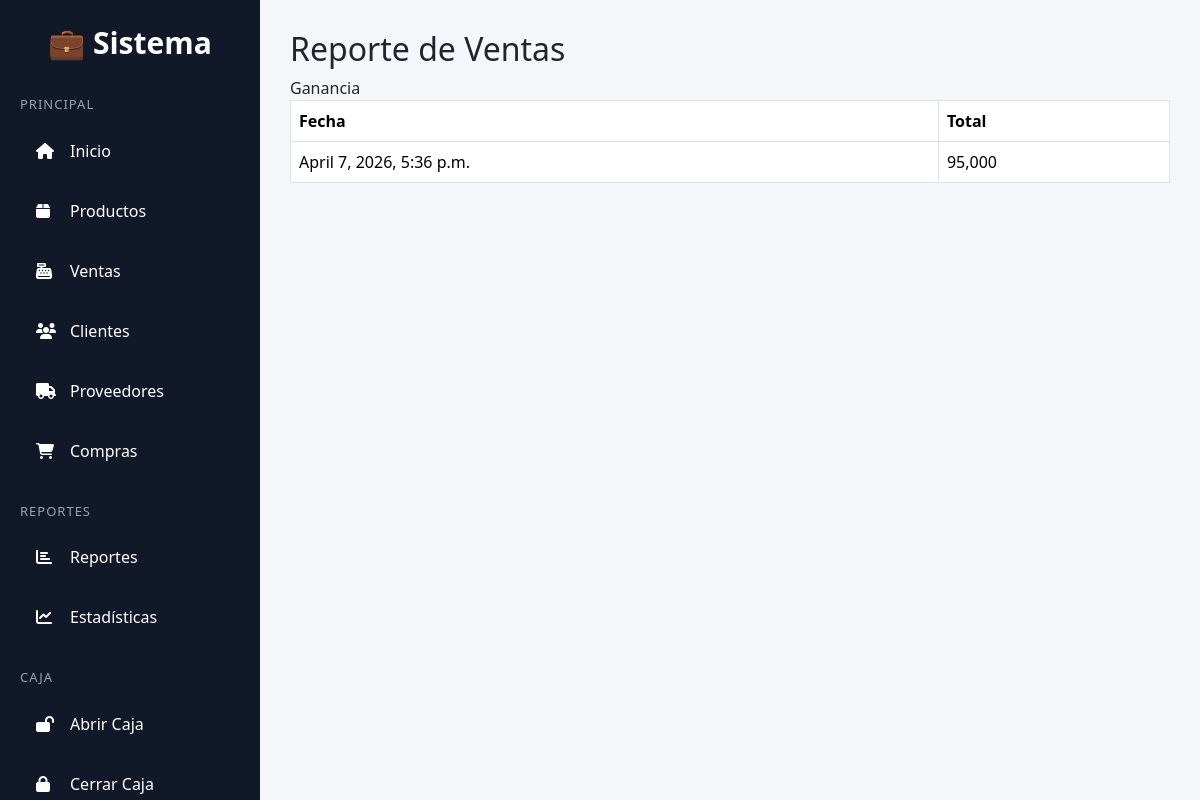
Before: /ventas/reporte/ (signed in) with the older database file.
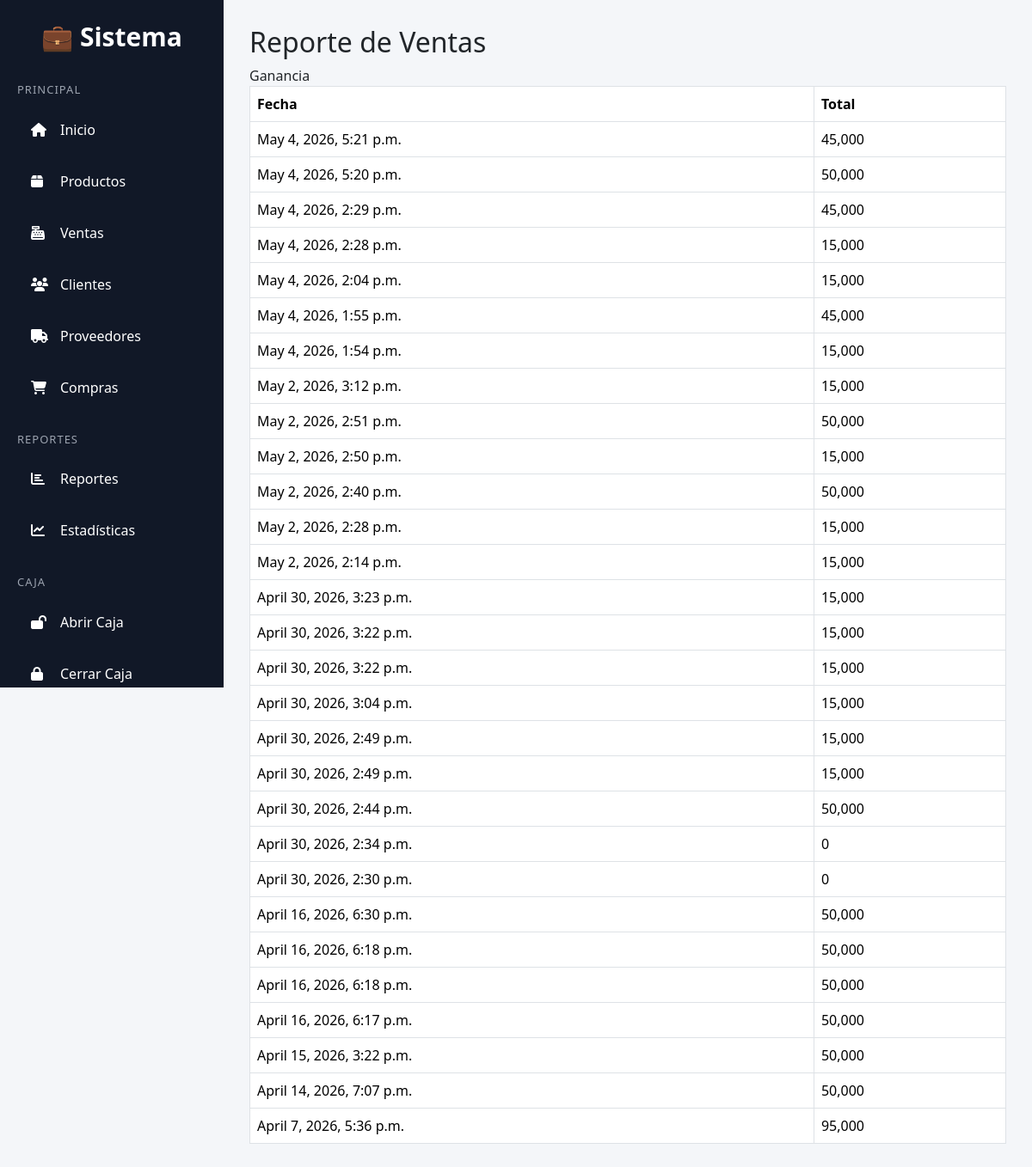
After: the same page with the newer database file.
### ventas/models.py (models this page shows, shortened)
class Venta(models.Model):
    cliente = models.ForeignKey(
        "productos.Cliente", on_delete=models.SET_NULL, null=True, blank=True
    )
    negocio = models.ForeignKey(Negocio, on_delete=models.CASCADE)
    caja = models.ForeignKey("Caja", on_delete=models.SET_NULL, null=True, blank=True)
    numero_factura = models.CharField(max_length=50, blank=True)
    timbrado = models.CharField(max_length=50, default="12345678")
    fecha = models.DateTimeField(auto_now_add=True)
    total = models.DecimalField(max_digits=10, decimal_places=0)
    ganancia = models.IntegerField(default=0)
    TIPO_PAGO = [
        ("efectivo", "Efectivo"),
        ("transferencia", "Transferencia"),
    ]
    tipo_pago = models.CharField(max_length=20, choices=TIPO_PAGO, default="efectivo")
    pago = models.FloatField(default=0)
    vuelto = models.FloatField(default=0)

### ventas/views.py (the view)
# urls.py: path("reporte/", reporte_ventas, name="reporte"),
@login_required
def reporte_ventas(request):
    negocio = Negocio.objects.filter(usuarios=request.user).first()
    ventas = Venta.objects.filter(negocio=negocio).order_by("-fecha")
    total_vendido = ventas.aggregate(Sum("total"))["total__sum"] or 0
    total_ganancia = ventas.aggregate(Sum("ganancia"))["ganancia__sum"] or 0
    return render(
        request,
        "reporte.html",
        {
            "ventas": ventas,
            "total_vendido": total_vendido,
            "total_ganancia": total_ganancia,
        },
    )

### templates/reporte.html (shortened to what this page needs)
{% extends "base.html" %}
{% block content %}
<h2>Reporte de Ventas</h2>
<th>Ganancia</th>
<table class="table table-bordered">
    <tr>
        <th>Fecha</th>
        <th>Total</th>
    </tr>
    {% for v in ventas %}
    <tr>
        <td>{{ v.fecha }}</td>
        <td>{{ v.total }}</td>
    </tr>
    {% endfor %}
</table>
{% endblock %}

Changed rows visible on the page:
added Venta: fecha "May 4, 2026, 5:21 p.m.", total "45,000"
added Venta: fecha "May 4, 2026, 5:20 p.m.", total "50,000"
added Venta: fecha "May 4, 2026, 2:29 p.m.", total "45,000"
added Venta: fecha "May 4, 2026, 2:28 p.m.", total "15,000"
added Venta: fecha "May 4, 2026, 2:04 p.m.", total "15,000"
added Venta: fecha "May 4, 2026, 1:55 p.m.", total "45,000"
added Venta: fecha "May 4, 2026, 1:54 p.m.", total "15,000"
added Venta: fecha "May 2, 2026, 3:12 p.m.", total "15,000"
added Venta: fecha "May 2, 2026, 2:51 p.m.", total "50,000"
added Venta: fecha "May 2, 2026, 2:50 p.m.", total "15,000"
added Venta: fecha "May 2, 2026, 2:40 p.m.", total "50,000"
added Venta: fecha "May 2, 2026, 2:28 p.m.", total "15,000"
added Venta: fecha "May 2, 2026, 2:14 p.m.", total "15,000"
added Venta: fecha "April 30, 2026, 3:23 p.m.", total "15,000"
added Venta: fecha "April 30, 2026, 3:22 p.m.", total "15,000"
added Venta: fecha "April 30, 2026, 3:22 p.m.", total "15,000"
added Venta: fecha "April 30, 2026, 3:04 p.m.", total "15,000"
added Venta: fecha "April 30, 2026, 2:49 p.m.", total "15,000"
added Venta: fecha "April 30, 2026, 2:49 p.m.", total "15,000"
added Venta: fecha "April 30, 2026, 2:44 p.m.", total "50,000"
added Venta: fecha "April 30, 2026, 2:34 p.m.", total "0"
added Venta: fecha "April 30, 2026, 2:30 p.m.", total "0"
added Venta: fecha "April 16, 2026, 6:30 p.m.", total "50,000"
added Venta: fecha "April 16, 2026, 6:18 p.m.", total "50,000"
added Venta: fecha "April 16, 2026, 6:18 p.m.", total "50,000"
added Venta: fecha "April 16, 2026, 6:17 p.m.", total "50,000"
added Venta: fecha "April 15, 2026, 3:22 p.m.", total "50,000"
added Venta: fecha "April 14, 2026, 7:07 p.m.", total "50,000"
